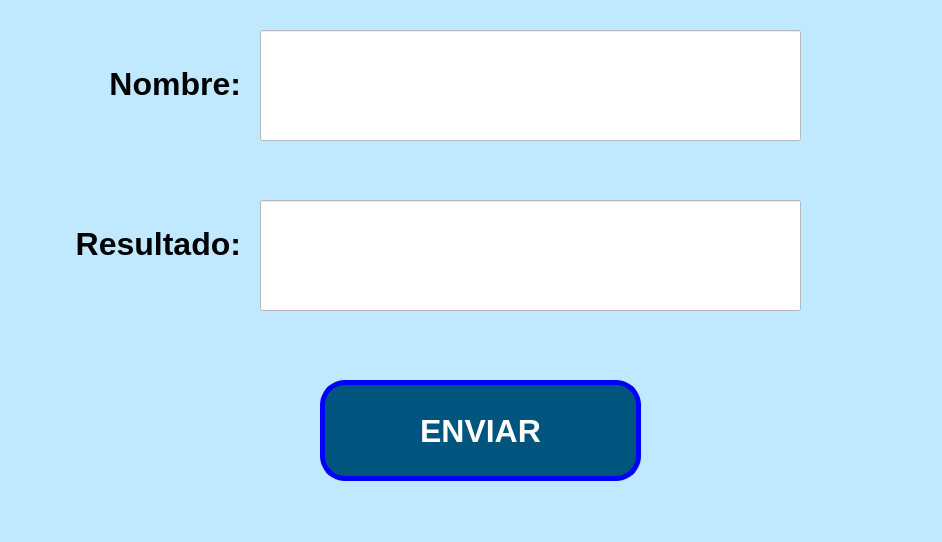
<?xml version="1.0" encoding="UTF-8"?>
<ui version="4.0">
 <class>MainWindow</class>
 <widget class="QMainWindow" name="MainWindow">
  <property name="geometry">
   <rect>
    <x>0</x>
    <y>0</y>
    <width>942</width>
    <height>542</height>
   </rect>
  </property>
  <property name="windowTitle">
   <string>MainWindow</string>
  </property>
  <property name="styleSheet">
   <string notr="true">background-color: rgb(192, 233, 255);</string>
  </property>
  <widget class="QWidget" name="centralwidget">
   <widget class="QPushButton" name="btn_enviar">
    <property name="geometry">
     <rect>
      <x>320</x>
      <y>380</y>
      <width>321</width>
      <height>101</height>
     </rect>
    </property>
    <property name="font">
     <font>
      <pointsize>24</pointsize>
      <weight>75</weight>
      <bold>true</bold>
      <underline>false</underline>
     </font>
    </property>
    <property name="styleSheet">
     <string notr="true">background-color: rgb(0, 85, 127);
color: rgb(255, 255, 255);
border-radius:25px;
border: 5px solid blue;</string>
    </property>
    <property name="text">
     <string>ENVIAR</string>
    </property>
   </widget>
   <widget class="QLineEdit" name="txt_nombre">
    <property name="geometry">
     <rect>
      <x>260</x>
      <y>30</y>
      <width>541</width>
      <height>111</height>
     </rect>
    </property>
    <property name="font">
     <font>
      <pointsize>48</pointsize>
      <weight>75</weight>
      <bold>true</bold>
     </font>
    </property>
    <property name="styleSheet">
     <string notr="true">background-color: rgb(255, 255, 255);</string>
    </property>
    <property name="text">
     <string/>
    </property>
    <property name="alignment">
     <set>Qt::AlignCenter</set>
    </property>
   </widget>
   <widget class="QLineEdit" name="txt_resultado">
    <property name="geometry">
     <rect>
      <x>260</x>
      <y>200</y>
      <width>541</width>
      <height>111</height>
     </rect>
    </property>
    <property name="font">
     <font>
      <pointsize>48</pointsize>
      <weight>75</weight>
      <bold>true</bold>
     </font>
    </property>
    <property name="styleSheet">
     <string notr="true">background-color: rgb(255, 255, 255);</string>
    </property>
    <property name="text">
     <string/>
    </property>
    <property name="alignment">
     <set>Qt::AlignCenter</set>
    </property>
   </widget>
   <widget class="QLabel" name="label">
    <property name="geometry">
     <rect>
      <x>60</x>
      <y>60</y>
      <width>181</width>
      <height>50</height>
     </rect>
    </property>
    <property name="text">
     <string>&lt;html&gt;&lt;head/&gt;&lt;body&gt;&lt;p align=&quot;right&quot;&gt;&lt;span style=&quot; font-size:24pt; font-weight:600;&quot;&gt;Nombre:&lt;/span&gt;&lt;/p&gt;&lt;/body&gt;&lt;/html&gt;</string>
    </property>
   </widget>
   <widget class="QLabel" name="label_2">
    <property name="geometry">
     <rect>
      <x>30</x>
      <y>220</y>
      <width>211</width>
      <height>50</height>
     </rect>
    </property>
    <property name="text">
     <string>&lt;html&gt;&lt;head/&gt;&lt;body&gt;&lt;p align=&quot;right&quot;&gt;&lt;span style=&quot; font-size:24pt; font-weight:600;&quot;&gt;Resultado:&lt;/span&gt;&lt;/p&gt;&lt;/body&gt;&lt;/html&gt;</string>
    </property>
   </widget>
  </widget>
  <widget class="QMenuBar" name="menubar">
   <property name="geometry">
    <rect>
     <x>0</x>
     <y>0</y>
     <width>942</width>
     <height>26</height>
    </rect>
   </property>
  </widget>
  <widget class="QStatusBar" name="statusbar"/>
 </widget>
 <resources/>
 <connections/>
</ui>
